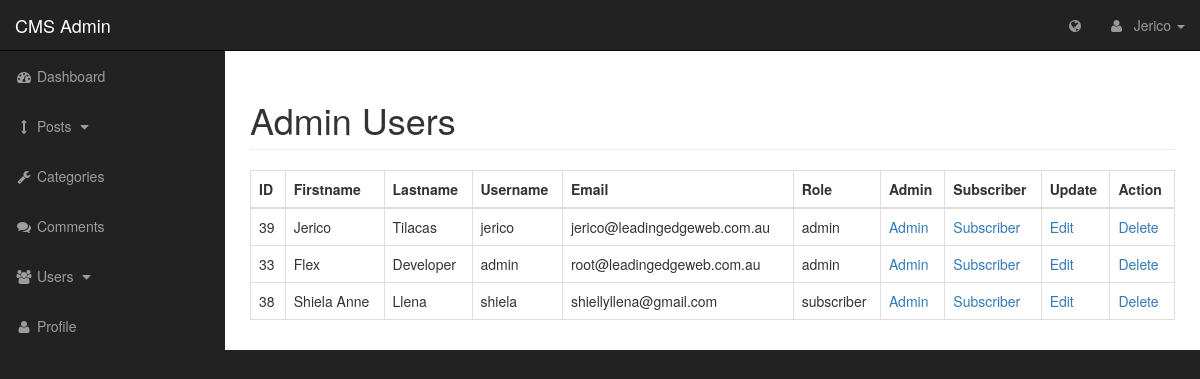
Page /admin/users.php (signed in) on the committed database.
### tables this page shows
CREATE TABLE IF NOT EXISTS `users` (
  `user_id` int(3) NOT NULL AUTO_INCREMENT,
  `username` varchar(255) NOT NULL,
  `user_firstname` varchar(255) NOT NULL,
  `user_lastname` varchar(255) NOT NULL,
  `user_email` varchar(255) NOT NULL,
  `user_password` varchar(255) NOT NULL,
  `user_image` text NOT NULL,
  `user_role` varchar(255) NOT NULL,
  `randSalt` varchar(255) NOT NULL DEFAULT '$2y$10$iusesomecrazystrings22',
  PRIMARY KEY (`user_id`)
);

### admin/includes/view_all_users.php (the view, shortened to what this page needs)
<table class="table table-bordered table-hover">
    <thead>
    <tr>
        <th>ID</th>
        <th>Firstname</th>
        <th>Lastname</th>
        <th>Username</th>
        <th>Email</th>
        <th>Role</th>
        <th>Admin</th>
        <th>Subscriber</th>
        <th>Update</th>
        <th>Action</th>
    </tr>
    </thead>
    <tbody>
    <?php
    $query = "SELECT * FROM users";
    $select_users = mysqli_query($connection, $query);
    while ($row = mysqli_fetch_assoc($select_users)){
        $user_id = $row['user_id'];
        $user_firstname = $row['user_firstname'];
        $user_lastname = $row['user_lastname'];
        $username = $row['username'];
        $user_email = $row['user_email'];
        $user_role = $row['user_role'];
        echo "<tr>";
        echo "<td>$user_id</td>";
        echo "<td>$user_firstname</td>";
        echo "<td>$user_lastname</td>";
        echo "<td>$username</td>";
        echo "<td>$user_email</td>";
        echo "<td>$user_role</td>";
        echo "<td><a href='users.php?change_to_admin=$user_id'>Admin</a></td>";
        echo "<td><a href='users.php?change_to_subscriber=$user_id'>Subscriber</a></td>";
        echo "<td><a href='users.php?source=edit_user&edit_user=$user_id'>Edit</a></td>";
        echo "<td><a href='users.php?delete=$user_id'>Delete</a></td>";
        echo "</tr>";
    }
    ?>
    </tbody>
</table>

### admin/css/sb-admin.css (style rules this page uses)
body { margin-top: 100px; background-color: #222; }
@media (min-width:768px) { body { margin-top: 50px; } }

### rows in the picture
users: user_id "39", user_firstname "Jerico", user_lastname "Tilacas", username "jerico", user_email "jerico@leadingedgeweb.com.au", user_role "admin"
users: user_id "33", user_firstname "Flex", user_lastname "Developer", username "admin", user_email "root@leadingedgeweb.com.au", user_role "admin"
users: user_id "38", user_firstname "Shiela Anne", user_lastname "Llena", username "shiela", user_email "shiellyllena@gmail.com", user_role "subscriber"

### other values in the picture
$_SESSION['user_firstname'] "Jerico"
